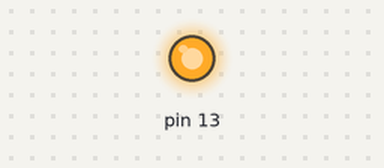
Bench run of a sketch on a simulated Arduino Uno, built with avr-gcc and run on an emulated ATmega328P. Shown: output pins drawn as LEDs (lit = HIGH).

Above: at 0.5 s.
At 4.0 s:
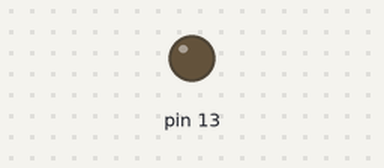
Timing chart, 0 to 5.8 s (numbered marks = the images above):
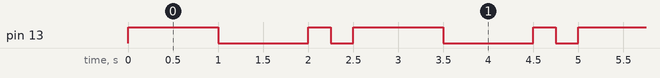

Measured:
- by itself, pin 13: repeats every 2.5 s: LOW 1.0 s, HIGH 0.25 s, LOW 0.25 s, HIGH 1.0 s
- by itself, everything shown: repeats every 2.5 s, in 4 steps

The sketch:

Basic_LED.ino
```cpp
// (licence header left out)
void setup()
{
  pinMode(13,OUTPUT);
}

void loop()
{
  digitalWrite(13,HIGH);
  delay(1000);
  digitalWrite(13,LOW);
  delay(1000);
  digitalWrite(13,HIGH);
  delay(250);
  digitalWrite(13,LOW);
  delay(250);
}
```
